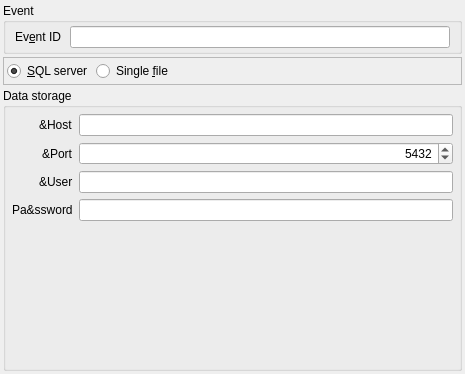
<?xml version="1.0" encoding="UTF-8"?>
<ui version="4.0">
 <class>ConnectDbDialogWidget</class>
 <widget class="QWidget" name="ConnectDbDialogWidget">
  <property name="geometry">
   <rect>
    <x>0</x>
    <y>0</y>
    <width>465</width>
    <height>374</height>
   </rect>
  </property>
  <property name="windowTitle">
   <string>Select database</string>
  </property>
  <layout class="QVBoxLayout" name="verticalLayout">
   <property name="leftMargin">
    <number>3</number>
   </property>
   <property name="topMargin">
    <number>3</number>
   </property>
   <property name="rightMargin">
    <number>3</number>
   </property>
   <property name="bottomMargin">
    <number>3</number>
   </property>
   <item>
    <widget class="QGroupBox" name="groupBox">
     <property name="title">
      <string>Event</string>
     </property>
     <layout class="QHBoxLayout" name="horizontalLayout">
      <property name="spacing">
       <number>9</number>
      </property>
      <property name="leftMargin">
       <number>9</number>
      </property>
      <property name="topMargin">
       <number>3</number>
      </property>
      <property name="rightMargin">
       <number>9</number>
      </property>
      <property name="bottomMargin">
       <number>3</number>
      </property>
      <item>
       <widget class="QLabel" name="label_5">
        <property name="text">
         <string>Ev&amp;ent ID</string>
        </property>
        <property name="buddy">
         <cstring>edEventName</cstring>
        </property>
       </widget>
      </item>
      <item>
       <widget class="QLineEdit" name="edEventName">
        <property name="toolTip">
         <string>Open the event right away if it is found in the database, ignore this field otherwise.</string>
        </property>
        <property name="clearButtonEnabled">
         <bool>true</bool>
        </property>
       </widget>
      </item>
     </layout>
    </widget>
   </item>
   <item>
    <widget class="QFrame" name="frame">
     <property name="frameShape">
      <enum>QFrame::StyledPanel</enum>
     </property>
     <layout class="QHBoxLayout" name="horizontalLayout_4">
      <property name="leftMargin">
       <number>3</number>
      </property>
      <property name="topMargin">
       <number>3</number>
      </property>
      <property name="rightMargin">
       <number>3</number>
      </property>
      <property name="bottomMargin">
       <number>3</number>
      </property>
      <item>
       <widget class="QRadioButton" name="btSqlServer">
        <property name="text">
         <string>&amp;SQL server</string>
        </property>
        <property name="checked">
         <bool>true</bool>
        </property>
       </widget>
      </item>
      <item>
       <widget class="QRadioButton" name="btSingleFile">
        <property name="text">
         <string>Single &amp;file</string>
        </property>
       </widget>
      </item>
      <item>
       <spacer name="horizontalSpacer">
        <property name="orientation">
         <enum>Qt::Horizontal</enum>
        </property>
        <property name="sizeHint" stdset="0">
         <size>
          <width>40</width>
          <height>20</height>
         </size>
        </property>
       </spacer>
      </item>
     </layout>
    </widget>
   </item>
   <item>
    <widget class="QGroupBox" name="groupBox_2">
     <property name="title">
      <string>Data storage</string>
     </property>
     <property name="flat">
      <bool>true</bool>
     </property>
     <property name="checkable">
      <bool>false</bool>
     </property>
     <layout class="QVBoxLayout" name="verticalLayout_2">
      <property name="spacing">
       <number>3</number>
      </property>
      <property name="leftMargin">
       <number>3</number>
      </property>
      <property name="topMargin">
       <number>3</number>
      </property>
      <property name="rightMargin">
       <number>3</number>
      </property>
      <property name="bottomMargin">
       <number>3</number>
      </property>
      <item>
       <widget class="QStackedWidget" name="dataStorageStackedWidget">
        <property name="currentIndex">
         <number>0</number>
        </property>
        <widget class="QWidget" name="pgSqlServer">
         <layout class="QFormLayout" name="formLayout">
          <property name="labelAlignment">
           <set>Qt::AlignRight|Qt::AlignTrailing|Qt::AlignVCenter</set>
          </property>
          <property name="horizontalSpacing">
           <number>6</number>
          </property>
          <property name="verticalSpacing">
           <number>6</number>
          </property>
          <property name="leftMargin">
           <number>3</number>
          </property>
          <property name="topMargin">
           <number>3</number>
          </property>
          <property name="rightMargin">
           <number>3</number>
          </property>
          <property name="bottomMargin">
           <number>3</number>
          </property>
          <item row="0" column="0">
           <widget class="QLabel" name="label">
            <property name="text">
             <string>&amp;Host</string>
            </property>
           </widget>
          </item>
          <item row="0" column="1">
           <widget class="QLineEdit" name="edServerHost">
            <property name="clearButtonEnabled">
             <bool>true</bool>
            </property>
           </widget>
          </item>
          <item row="1" column="0">
           <widget class="QLabel" name="label_2">
            <property name="text">
             <string>&amp;Port</string>
            </property>
           </widget>
          </item>
          <item row="1" column="1">
           <widget class="QSpinBox" name="edServerPort">
            <property name="alignment">
             <set>Qt::AlignRight|Qt::AlignTrailing|Qt::AlignVCenter</set>
            </property>
            <property name="minimum">
             <number>1024</number>
            </property>
            <property name="maximum">
             <number>65535</number>
            </property>
            <property name="value">
             <number>5432</number>
            </property>
           </widget>
          </item>
          <item row="2" column="0">
           <widget class="QLabel" name="label_3">
            <property name="text">
             <string>&amp;User</string>
            </property>
           </widget>
          </item>
          <item row="2" column="1">
           <widget class="QLineEdit" name="edServerUser">
            <property name="clearButtonEnabled">
             <bool>true</bool>
            </property>
           </widget>
          </item>
          <item row="3" column="0">
           <widget class="QLabel" name="label_4">
            <property name="text">
             <string>Pa&amp;ssword</string>
            </property>
           </widget>
          </item>
          <item row="3" column="1">
           <widget class="QLineEdit" name="edServerPassword">
            <property name="echoMode">
             <enum>QLineEdit::Password</enum>
            </property>
            <property name="clearButtonEnabled">
             <bool>true</bool>
            </property>
           </widget>
          </item>
         </layout>
        </widget>
        <widget class="QWidget" name="pgSingleFile">
         <layout class="QVBoxLayout" name="verticalLayout_3">
          <property name="spacing">
           <number>6</number>
          </property>
          <property name="leftMargin">
           <number>3</number>
          </property>
          <property name="topMargin">
           <number>3</number>
          </property>
          <property name="rightMargin">
           <number>3</number>
          </property>
          <property name="bottomMargin">
           <number>3</number>
          </property>
          <item>
           <widget class="QLabel" name="label_6">
            <property name="text">
             <string>Choose a wor&amp;king directory</string>
            </property>
            <property name="buddy">
             <cstring>edSingleWorkingDir</cstring>
            </property>
           </widget>
          </item>
          <item>
           <layout class="QHBoxLayout" name="horizontalLayout_2">
            <item>
             <widget class="QLineEdit" name="edSingleWorkingDir">
              <property name="placeholderText">
               <string>Directory where to store event files (*.qbe)</string>
              </property>
              <property name="clearButtonEnabled">
               <bool>true</bool>
              </property>
             </widget>
            </item>
            <item>
             <widget class="QPushButton" name="btSingleWorkingDirectory">
              <property name="text">
               <string>...</string>
              </property>
             </widget>
            </item>
           </layout>
          </item>
          <item>
           <spacer name="verticalSpacer">
            <property name="orientation">
             <enum>Qt::Vertical</enum>
            </property>
            <property name="sizeHint" stdset="0">
             <size>
              <width>20</width>
              <height>40</height>
             </size>
            </property>
           </spacer>
          </item>
         </layout>
        </widget>
       </widget>
      </item>
     </layout>
    </widget>
   </item>
  </layout>
 </widget>
 <layoutdefault spacing="3" margin="3"/>
 <tabstops>
  <tabstop>edEventName</tabstop>
  <tabstop>dataStorageStackedWidget</tabstop>
  <tabstop>edServerHost</tabstop>
  <tabstop>edServerPort</tabstop>
  <tabstop>edServerUser</tabstop>
  <tabstop>edServerPassword</tabstop>
 </tabstops>
 <resources/>
 <connections/>
</ui>
